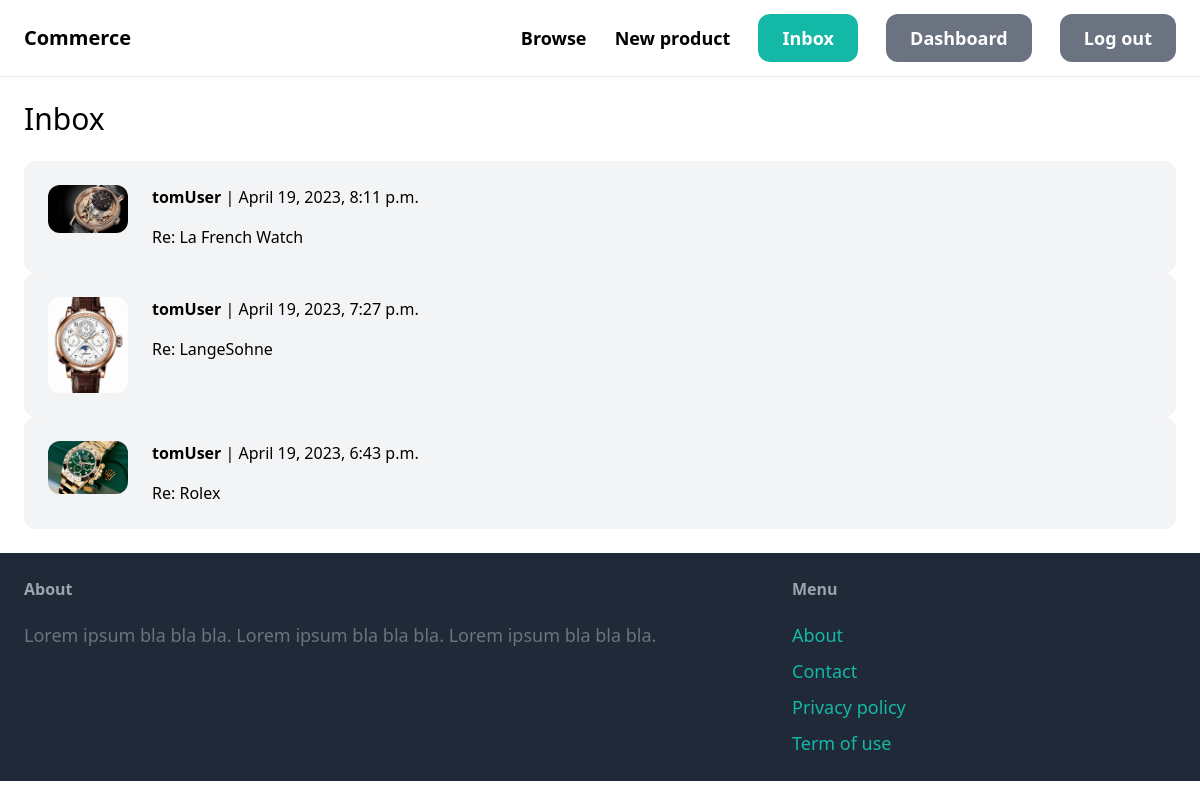
The page /inbox/ (signed in) on the database its author committed.
### conversation/models.py (models this page shows)
class Conversation(models.Model):
    product = models.ForeignKey(Product, related_name='conversations', on_delete=models.CASCADE)
    members = models.ManyToManyField(User, related_name='conversations')
    created_at = models.DateTimeField(auto_now_add=True)
    modified_at = models.DateTimeField(auto_now=True)
    class Meta:
        ordering = ('-modified_at',)

### product/models.py (models this page shows, shortened)
class Product(models.Model):
    category = models.ForeignKey(Category, related_name='products', on_delete=models.CASCADE)
    name = models.CharField(max_length=255, blank=True, null=True)
    description = models.TextField(blank=True, null=True) # blank=True, null=True
    price = models.FloatField( blank=True, null=True)
    image = models.ImageField(upload_to='items_images', blank=True, null=True)
    is_sold = models.BooleanField(default=False)
    created_by = models.ForeignKey(User, on_delete=models.CASCADE, blank=True, null=True)
    created_at = models.DateTimeField(auto_now_add=True, blank=True, null=True)

### conversation/views.py (the view)
# urls.py: path('inbox/', include('conversation.urls')),
@login_required
def inbox(request):
    conversations = Conversation.objects.filter(members__in=[request.user.id])
    return render(request, 'conversation/inbox.html', {
        'conversations': conversations,
    })

### conversation/templates/conversation/inbox.html (shortened to what this page needs)
{% extends 'core/base.html' %}
{% block content %}
<h1 class="mb-6 text-3xl">Inbox</h1>
<div class="space-y-6">
    {% for conversation in conversations %}
    <a href="{% url 'conversation:detail' conversation.id %}">
        <div class="p-6 flex bg-gray-100 rounded-xl">
            <div class="pr-6">
                <img src="{{ conversation.product.image.url }}" class ="w-20 rounded-xl" alt="">
            </div>
            <div>
                {% for member in conversation.members.all %}
                    {% if member != request.user %}
                        <p class="mb-4"><strong>{{ member.username }}</strong> | {{ conversation.modified_at }} </p>
                        <p>Re: {{ conversation.product.name }}</p>
                    {% endif %}
                {% endfor %}
            </div>
        </div>
    </a>
    {% endfor %}
</div>
{% endblock %}

### rows shown on the page
Conversation: product.image (picture), modified_at "April 19, 2023, 8:11 p.m.", product.name "La French Watch"
Conversation: product.image (picture), modified_at "April 19, 2023, 7:27 p.m.", product.name "LangeSohne"
Conversation: product.image (picture), modified_at "April 19, 2023, 6:43 p.m.", product.name "Rolex"

### other values the page prints
{{ member.username }} "tomUser"
